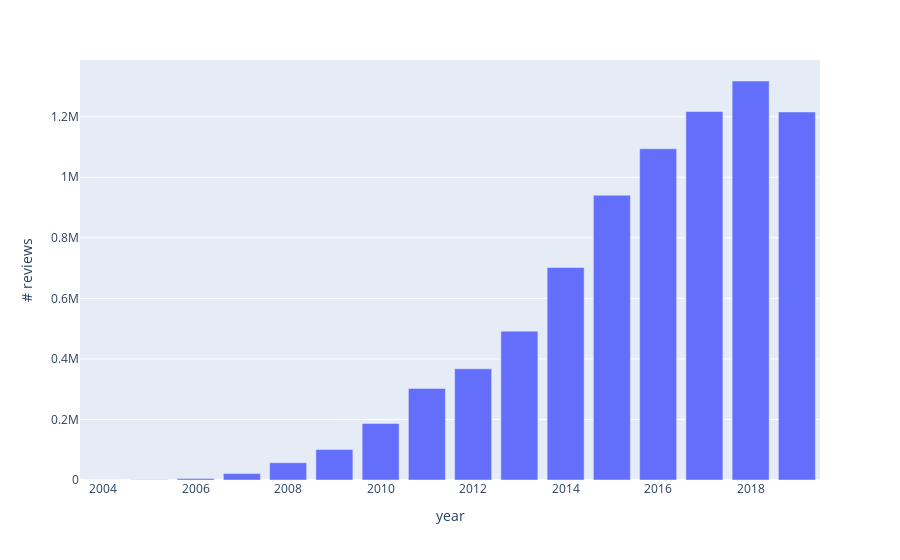

Here is the notebook cell this chart was saved with:
### Code cell
import plotly.express as px

px.bar(x=years.keys(),y=years.values(), labels=dict(x='year', y='# reviews'))

### Figure 1 — Plotly figure (JSON) as saved in the notebook; plotly's stock layout.template omitted (floating-point values rounded to 4 significant figures)
{"data": [{"alignmentgroup": "True", "hovertemplate": "year=%{x}<br># reviews=%{y}<extra></extra>", "legendgroup": "", "marker": {"color": "#636efa"}, "name": "", "offsetgroup": "", "orientation": "v", "showlegend": false, "textposition": "auto", "type": "bar", "x": [2015, 2013, 2011, 2017, 2009, 2016, 2018, 2010, 2014, 2012, 2005, 2007, 2008, 2006, 2019, 2004], "xaxis": "x", "y": [940603, 491678, 302523, 1217292, 100760, 1094154, 1318054, 186752, 702060, 367367, 875, 21130, 56996, 5030, 1215836, 12], "yaxis": "y"}], "layout": {"autosize": true, "barmode": "relative", "legend": {"tracegroupgap": 0}, "margin": {"t": 60}, "xaxis": {"anchor": "y", "autorange": true, "domain": [0, 1], "range": [2004.0, 2020.0], "title": {"text": "year"}, "type": "linear"}, "yaxis": {"anchor": "x", "autorange": true, "domain": [0, 1], "range": [0, 1387000.0], "title": {"text": "# reviews"}, "type": "linear"}}}
